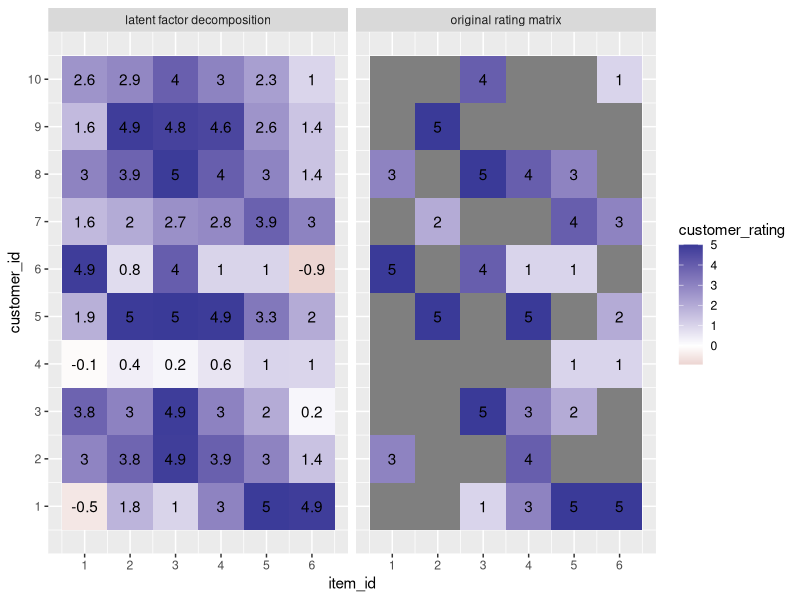
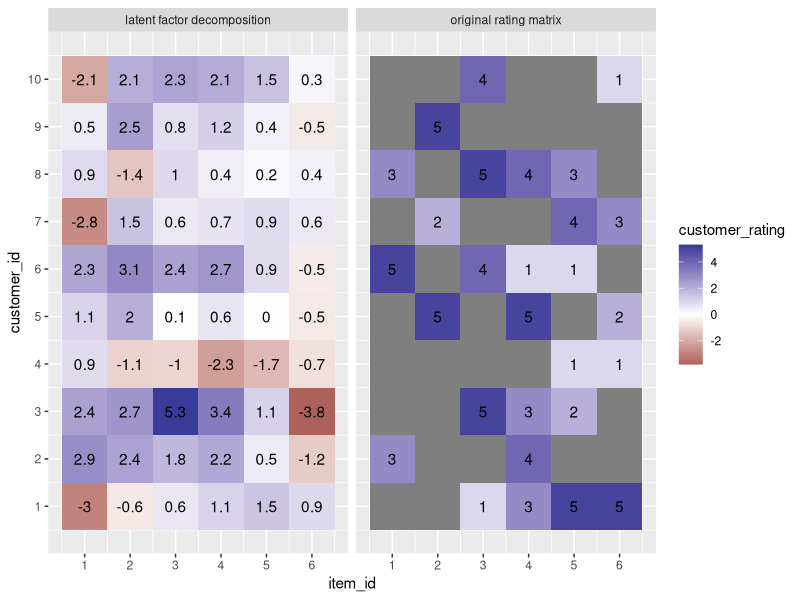

The R source for these figures, in order:
## ---- chunk 1
# change formatting of code output:
knitr::opts_chunk$set(
  class.output  = "bg-primary",
  class.message = "bg-info text-info",
  class.warning = "bg-warning text-warning",
  class.error   = "bg-danger text-danger"
)
## ---- chunk 2
library(tidyverse)
library(Matrix)
library(patchwork)
## ---- chunk 3
n_items <- 6
n_customers <- 10
percent_sparse <- 0.5

# assign some random 1-5 ratings for various customer/item combinations:
rating_matrix <- matrix( sample(1:5, size=n_items*n_customers, replace=TRUE),
                         ncol = n_items,
                         nrow = n_customers
                       )
rating_matrix <- 
  rating_matrix * 
  sample( 0:1, size=prod(dim(rating_matrix)), replace=TRUE, prob=c(percent_sparse,1-percent_sparse) )

colnames(rating_matrix) <- paste0("item", 1:ncol(rating_matrix), sep="" )
rownames(rating_matrix) <- paste0("customer", 1:nrow(rating_matrix), sep="" )

# make sure that each customer has rated at least 1 item:
for( row_i in 1:nrow(rating_matrix) ){
  if( sum(rating_matrix[row_i,])==0 ){ 
      rating_matrix[row_i,sample(1:ncol(rating_matrix),size=1)] <- 
        sample( 1:5, size=1)
    }
}

# make sure that each item has been rated at least once:
for( col_j in 1:ncol(rating_matrix) ){
  if( sum(rating_matrix[,col_j])==0 ){ 
      rating_matrix[sample(1:nrow(rating_matrix),size=1),col_j] <- 
        sample( 1:5, size=1)
    }
}

rating_matrix <- Matrix( rating_matrix, sparse=TRUE )

rating_matrix
## ---- chunk 4
n_items <- 6
n_customers <- 10
percent_sparse <- 0.5

# assign some random 1-5 ratings for various customer/item combinations:
rating_matrix <- matrix( sample(1:5, size=n_items*n_customers, replace=TRUE),
                         ncol = n_items,
                         nrow = n_customers
                       )
rating_matrix <- 
  rating_matrix * 
  sample( 0:1, size=prod(dim(rating_matrix)), replace=TRUE, prob=c(percent_sparse,1-percent_sparse) )

colnames(rating_matrix) <- paste0("item", 1:ncol(rating_matrix), sep="" )
rownames(rating_matrix) <- paste0("customer", 1:nrow(rating_matrix), sep="" )

# make sure that each customer has rated at least 1 item:
for( row_i in 1:nrow(rating_matrix) ){
  if( sum(rating_matrix[row_i,])==0 ){ 
      rating_matrix[row_i,sample(1:ncol(rating_matrix),size=1)] <- 
        sample( 1:5, size=1)
    }
}

# make sure that each item has been rated at least once:
for( col_j in 1:ncol(rating_matrix) ){
  if( sum(rating_matrix[,col_j])==0 ){ 
      rating_matrix[sample(1:nrow(rating_matrix),size=1),col_j] <- 
        sample( 1:5, size=1)
    }
}

rating_matrix <- Matrix( rating_matrix, sparse=TRUE )

rating_matrix
## ---- chunk 5
# define dimension 
dim_L <- 3
dim_M <- nrow(rating_matrix)
dim_N <- ncol(rating_matrix)

U_matrix <- matrix( data = rnorm( n=dim_M * dim_L),
                    nrow = dim_M,
                    ncol = dim_L
                  )
colnames(U_matrix) <- paste("u", 1:ncol(U_matrix), sep="")

V_matrix <- matrix( data = rnorm( n=dim_N * dim_L),
                    nrow = dim_N,
                    ncol = dim_L
                  )
colnames(V_matrix) <- paste("v", 1:ncol(V_matrix), sep="")

U_matrix
V_matrix

U_matrix %*% t(V_matrix)
## ---- chunk 6
lambda1 <- 0.1
lambda2 <- 0.1

lambda2_I <- diag( rep(lambda2, dim_L) )
lambda1_I <- diag( rep(lambda1, dim_L) )

for( iteration_i in 0:1000 ){

  # print iteration number and sum of squared errors every 50 iterations:
  if( iteration_i%%50 == 0 ){ 
        paste0( "iteration ", iteration_i ) %>% print()   
    
        # print the sum of square errors:
        # (over non-zero entries of Y)
        # sum(   [ y_{ij} - t(u_i)*v_j ]^2  )
        cat("new U: Sum of Squared Errors:")
      
        (
          sum(
               (
                 rating_matrix -
                 (  ( U_matrix %*% t(V_matrix) ) * (as.matrix(rating_matrix>0)*1)  )
               )^2
             ) +
          lambda1 * sum(U_matrix^2) +
          lambda2 * sum(V_matrix^2) 
        ) %>%
        print()
  }
  # keep [u_i]s constant and solve for each [v_j]:
  for( j in 1:dim_N ){   # for every row of V:
    V_matrix[j,] <-
      solve(
             lambda2_I +

              (
              lapply( which(rating_matrix[,j]!=0),   # all users who rated item [j]
                      function(row_i){ U_matrix[row_i,] %*% t(U_matrix[row_i,]) }
                    ) %>%
              Reduce( "+", . )
              )
      ) %*%

      (
        lapply( which(rating_matrix[,j]!=0),         # all users who rated item [j]
                function(row_i){ U_matrix[row_i, ] * rating_matrix[row_i, j] }
              ) %>%
        Reduce( "+", . )
      )
  }

  # keep [v_j]s constant and solve for each [u_i]:
  for( i in 1:dim_M ){   # for every row of U:

      U_matrix[i,] <-    # u_i
      solve(
             lambda1_I +

              (
              lapply( which(rating_matrix[i,]!=0),   # all items rated by user [i]
                      function(row_j){ V_matrix[row_j,] %*% t(V_matrix[row_j,]) }
                    ) %>%
              Reduce( "+", . )
              )
      ) %*%

      (
        lapply( which(rating_matrix[i,]!=0),   # all items rated by user [i]
                function(row_j){ V_matrix[row_j, ] * rating_matrix[i,row_j] }
              ) %>%
        Reduce( "+", . )
      )
  }

}
## ---- chunk 7
latent_decomp_matrix <- U_matrix %*% t(V_matrix)
rownames(latent_decomp_matrix) <- rownames(rating_matrix)
colnames(latent_decomp_matrix) <- colnames(rating_matrix)

rating_matrix
latent_decomp_matrix

rating_matrix_for_ggplot_heatmap <- 
  rating_matrix %>%
    as.matrix() %>% 
    as.data.frame() %>% 
    rownames_to_column( var="customer_id" ) %>%
    mutate( customer_id = as.numeric( gsub("customer", "", customer_id) ) ) %>% 
    pivot_longer(      cols = starts_with("item"),
                   names_to = "item_id",
                  values_to = "customer_rating"
                ) %>% 
    mutate( item_id = as.numeric( gsub("item", "", item_id) ) ) %>% 
    mutate( customer_rating = if_else(customer_rating==0, as.numeric(NA), customer_rating) ) %>% 
    mutate( customer_rating_text = if_else(customer_rating==0, " ", as.character(customer_rating))  )

lat_decomp_mat_for_ggplot_heatmap <- 
  latent_decomp_matrix %>%
    as.matrix() %>% 
    as.data.frame() %>% 
    rownames_to_column( var="customer_id" ) %>%
    mutate( customer_id = as.numeric( gsub("customer", "", customer_id) ) ) %>% 
    pivot_longer(      cols = starts_with("item"),
                   names_to = "item_id",
                  values_to = "predicted_customer_rating"
                ) %>% 
    mutate( item_id = as.numeric( gsub("item", "", item_id) ) )
  
bind_rows( 
           rating_matrix_for_ggplot_heatmap %>% mutate( source = "original rating matrix" )
           ,
           lat_decomp_mat_for_ggplot_heatmap %>% 
             mutate( source = "latent factor decomposition" ) %>%
             rename( customer_rating = predicted_customer_rating) %>% 
             mutate( customer_rating_text = as.character( round(customer_rating, digits=1) ) )
         ) %>% 
  ggplot( data = .,
          aes(     x = item_id,
                   y = customer_id,
                fill = customer_rating,
               label = customer_rating_text
             )
        ) +
  geom_tile() +
  geom_text() + 
  facet_wrap( ~source ) +
  scale_x_continuous( breaks = 1:n_items ) +
  scale_y_continuous( breaks = 1:n_customers ) +
  scale_fill_gradient2()

## ---- chunk 8
lambda1 <- 0.1
lambda2 <- 0.1

calc_gradient_ij_ftn <- function( Umat, Vmat, Ymat, lamb1, lamb2, i, j ){

  list( 
        u_grad_row_i = 
            2 * (Ymat[i,j] - t(Umat[i,])%*%Vmat[j,]) %*% Vmat[j,] + ( (2*lamb1)/ sum(Ymat[i,]>0) )*Umat[i,],
        
        v_grad_row_j = 
            2 * (Ymat[i,j] - t(Umat[i,])%*%Vmat[j,]) %*% Umat[i,] + ( (2*lamb2)/ sum(Ymat[,j]>0) )*Vmat[j,]
      ) %>% 
    return(.)
  
} 

calc_SSE <- function( Umat, Vmat, Ymat, lamb1, lamb2 ){
          sum(
               (
                 Ymat -
                 (  ( Umat %*% t(Vmat) ) * (as.matrix(Ymat>0)*1)  )
               )^2
             ) +
          lamb1 * sum(Umat^2) +
          lamb2 * sum(Vmat^2) 
}

## ---- chunk 9
# define dimension 
dim_L <- 5
dim_M <- nrow(rating_matrix)
dim_N <- ncol(rating_matrix)

U_matrix <- matrix( data = rnorm( n=dim_M * dim_L),
                    nrow = dim_M,
                    ncol = dim_L
                  )
colnames(U_matrix) <- paste("u", 1:ncol(U_matrix), sep="")

V_matrix <- matrix( data = rnorm( n=dim_N * dim_L),
                    nrow = dim_N,
                    ncol = dim_L
                  )
colnames(V_matrix) <- paste("v", 1:ncol(V_matrix), sep="")

U_matrix
V_matrix
## ---- chunk 10
learnrate_alpha <- 0.001
  
for( iteration_i in 0:1000 ){
  
  # print out SSE every 50 iterations:
  if( iteration_i%%50 == 0 ){ 
        paste0( "iteration ", iteration_i ) %>% print()   
  
  # print out the objective function value:
  cat("Sum of Squared Errors:  ")
  calc_SSE( Umat = U_matrix,
            Vmat = V_matrix,
            Ymat = rating_matrix,
            lamb1 = lambda1,
            lamb2 = lambda2
          ) %>% 
    cat()
  }
  
  # choose a random non-zero value from the rating matrix:
  rand_i <- sample( which(rowSums(rating_matrix)>0), size=1 )     # choose a random row which has one or more non-zero ratings
  rand_j <- sample( which(rating_matrix[rand_i,]>0), size=1 )

  # calculate gradient for U_i and V_j:
  calc_grads <- calc_gradient_ij_ftn( Umat = U_matrix,
                                      Vmat = V_matrix,
                                      Ymat = rating_matrix,
                                      lamb1 = lambda1,
                                      lamb2 = lambda2,
                                      i = rand_i,
                                      j = rand_j
                                    )
  
  # update u_i:
  U_matrix[rand_i,] <- U_matrix[rand_i,] + learnrate_alpha * calc_grads$u_grad_row_i
    
  # update v_i:
  V_matrix[rand_j,] <- V_matrix[rand_j,] + learnrate_alpha * calc_grads$v_grad_row_j
    
}


## ---- chunk 11
latent_decomp_matrix <- U_matrix %*% t(V_matrix)
rownames(latent_decomp_matrix) <- rownames(rating_matrix)
colnames(latent_decomp_matrix) <- colnames(rating_matrix)

rating_matrix
latent_decomp_matrix

rating_matrix_for_ggplot_heatmap <- 
  rating_matrix %>%
    as.matrix() %>% 
    as.data.frame() %>% 
    rownames_to_column( var="customer_id" ) %>%
    mutate( customer_id = as.numeric( gsub("customer", "", customer_id) ) ) %>% 
    pivot_longer(      cols = starts_with("item"),
                   names_to = "item_id",
                  values_to = "customer_rating"
                ) %>% 
    mutate( item_id = as.numeric( gsub("item", "", item_id) ) ) %>% 
    mutate( customer_rating = if_else(customer_rating==0, as.numeric(NA), customer_rating) ) %>% 
    mutate( customer_rating_text = if_else(customer_rating==0, " ", as.character(customer_rating))  )

lat_decomp_mat_for_ggplot_heatmap <- 
  latent_decomp_matrix %>%
    as.matrix() %>% 
    as.data.frame() %>% 
    rownames_to_column( var="customer_id" ) %>%
    mutate( customer_id = as.numeric( gsub("customer", "", customer_id) ) ) %>% 
    pivot_longer(      cols = starts_with("item"),
                   names_to = "item_id",
                  values_to = "predicted_customer_rating"
                ) %>% 
    mutate( item_id = as.numeric( gsub("item", "", item_id) ) )
  
bind_rows( 
           rating_matrix_for_ggplot_heatmap %>% mutate( source = "original rating matrix" )
           ,
           lat_decomp_mat_for_ggplot_heatmap %>% 
             mutate( source = "latent factor decomposition" ) %>%
             rename( customer_rating = predicted_customer_rating) %>% 
             mutate( customer_rating_text = as.character( round(customer_rating, digits=1) ) )
         ) %>% 
  ggplot( data = .,
          aes(     x = item_id,
                   y = customer_id,
                fill = customer_rating,
               label = customer_rating_text
             )
        ) +
  geom_tile() +
  geom_text() + 
  facet_wrap( ~source ) +
  scale_x_continuous( breaks = 1:n_items ) +
  scale_y_continuous( breaks = 1:n_customers ) +
  scale_fill_gradient2()
